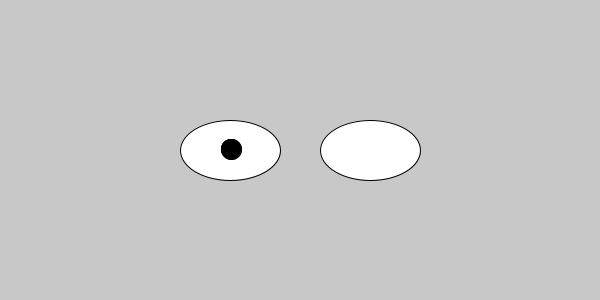
Frame 1 (no input)
Frame 60 (the mouse pressed at the canvas centre just before this capture): identical to frame 1, image omitted
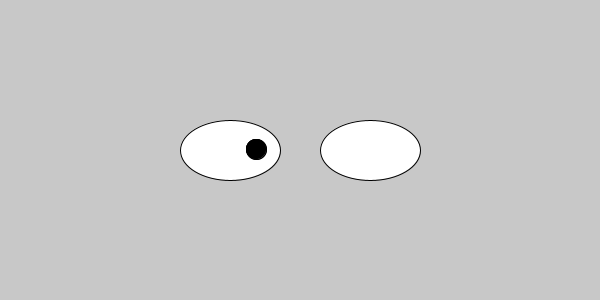
Frame 120 (the mouse held since frame 60 and released just before this capture)

The Processing sketch that drew these frames (run headless with seeded random() and noise(); from frame 60 on, the mouse is pressed at the canvas centre):

// Processing sketch: GooglyEyes
// ── GooglyEyes.pde
void setup() {
  size(600,300);  
  
}
void draw() {
 background(200);
 fill(255,255,255);
 ellipse(370, 150, 100, 60);
 ellipse(230, 150, 100, 60); 
 fill(0,0,0);
 int x = 231;
 int y = 149;
 
 if(mouseX > 256) {
   x = 256;
 }
 else if(mouseX < 206){
   
   
 }
 
 ellipse(x, y, 20, 20);
 ellipse(x, y, 20, 20); 
 

  
  
}
//206,138
//206,162
//256,162
//256,138

//344,138
//344,162
//394,162
//394,138
